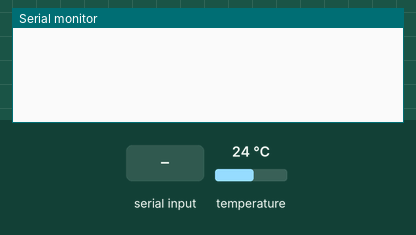
Simulated run of this sketch. Board: Arduino Uno, built with avr-gcc and run on an emulated ATmega328P. Shown: the last lines printed to the serial monitor. Inputs (shaded band) come from the test bench; at power-on: temperature 24 °C.

Above: at 1.2 s.
1.3 s: "1\n" received over Serial
At 2.5 s:
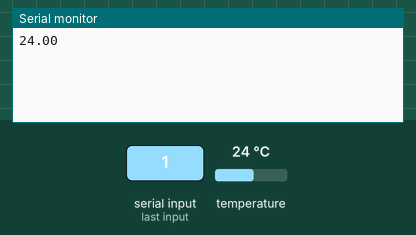
3.5 s: byte 50 ('2') received over Serial
At 4.9 s:
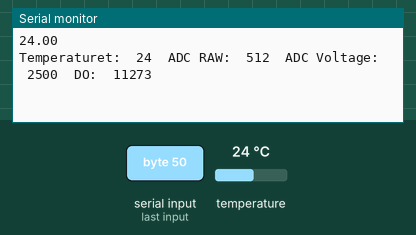
5.6 s: byte 72 (72) received over Serial
At 6.1 s:
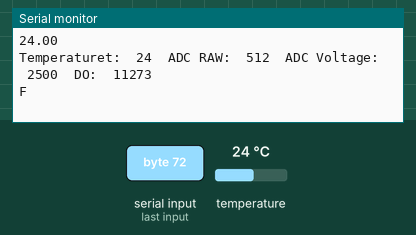
7.2 s: "3\n" received over Serial
At 8.6 s:
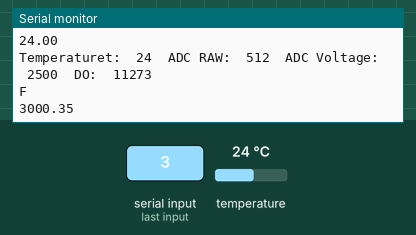

Measured:
- after the input at 1.3 s, the serial monitor: prints a new line after 0.72 s (image 1)
- after the input at 3.5 s, the serial monitor: prints a new line after 0.64 s (image 2)
- after the input at 5.6 s, the serial monitor: prints a new line after 0.15 s (image 3)
- after the input at 7.2 s, the serial monitor: prints a new line after 0.15 s (image 4)

The sketch:

Fish.ino
```cpp
#include <OneWire.h> //Temp & DO

//----------------TEMP--------------------
int TempSensorPin = 2; //DS18S20 Signal pin on digital 2
//Temperature chip i/o
OneWire ds(TempSensorPin);  // on digital pin 2
float temperature;

//-------------DO-------------------------
#define DO_PIN A0

#define VREF 5000    //VREF (mv)
#define ADC_RES 1024 //ADC Resolution

//Single-point calibration Mode=0
//Two-point calibration Mode=1
#define TWO_POINT_CALIBRATION 1

#define READ_TEMP (25) //Current water temperature ℃, Or temperature sensor function!!!!!!!!!!!!!!!!!!!!!!!!!!

//Single point calibration needs to be filled CAL1_V and CAL1_T
#define CAL1_V (1928) //mv
#define CAL1_T (25)   //℃
//Two-point calibration needs to be filled CAL2_V and CAL2_T
//CAL1 High temperature point, CAL2 Low temperature point
#define CAL2_V (1300) //mv
#define CAL2_T (15)   //℃

const uint16_t DO_Table[41] = {
    14460, 14220, 13820, 13440, 13090, 12740, 12420, 12110, 11810, 11530,
    11260, 11010, 10770, 10530, 10300, 10080, 9860, 9660, 9460, 9270,
    9080, 8900, 8730, 8570, 8410, 8250, 8110, 7960, 7820, 7690,
    7560, 7430, 7300, 7180, 7070, 6950, 6840, 6730, 6630, 6530, 6410};

uint8_t Temperaturet;
uint16_t ADC_Raw;
uint16_t ADC_Voltage;
uint16_t DO;

int16_t readDO(uint32_t voltage_mv, uint8_t temperature_c)
{
#if TWO_POINT_CALIBRATION == 0
  uint16_t V_saturation = (uint32_t)CAL1_V + (uint32_t)35 * temperature_c - (uint32_t)CAL1_T * 35;
  return (voltage_mv * DO_Table[temperature_c] / V_saturation);
#else
  uint16_t V_saturation = (int16_t)((int8_t)temperature_c - CAL2_T) * ((uint16_t)CAL1_V - CAL2_V) / ((uint8_t)CAL1_T - CAL2_T) + CAL2_V;
  return (voltage_mv * DO_Table[temperature_c] / V_saturation);
#endif
}

//----------------TURBIDITY----------------
#define TurbiditySensorPin A1
float turbidity;


void setup() {


  Serial.begin(9600);
}

void loop() {
    /**int temp;
    int turbidity;
    int dissO;*/
    int fromPI = 0;
    if(Serial.available() > 0){
      fromPI = Serial.read(); //detta ger oss vårt case.
    }
      delay(100);

  switch (fromPI) {
    case '1': //TEMP
      temperature = getTemp();
      Serial.println(temperature);

      break;

    case '2': //Dissolved oxygen
      Temperaturet = (uint8_t)getTemp();//läs temp ist
      ADC_Raw = analogRead(DO_PIN);
      ADC_Voltage = uint32_t(VREF) * ADC_Raw / ADC_RES;

      Serial.print("Temperaturet:\t" + String(Temperaturet) + "\t");
      Serial.print("ADC RAW:\t" + String(ADC_Raw) + "\t");
      Serial.print("ADC Voltage:\t" + String(ADC_Voltage) + "\t");
      Serial.println("DO:\t" + String(readDO(ADC_Voltage, Temperaturet)) + "\t");

      break;

    case '3': //TURBIDITY
      turbidity = getTurbidity();
      Serial.println(turbidity); // print out the value you read
      break;

    case 72: //H is 72
      Serial.println("F");
      break;

    default:
      break;

  }
}

float getTemp(){

    byte data[12];
    byte addr[8];

    if ( !ds.search(addr)) {
        //no more sensors on chain, reset search
        ds.reset_search();
        return -1000;
    }

    if ( OneWire::crc8( addr, 7) != addr[7]) {
        //Serial.println("CRC is not valid!");
        return -1000;
    }

    if ( addr[0] != 0x10 && addr[0] != 0x28) {
        //Serial.print("Device is not recognized");
        return -1000;
    }

    ds.reset();
    ds.select(addr);
    ds.write(0x44,1); // start conversion, with parasite power on at the end

    byte present = ds.reset();
    ds.select(addr);
    ds.write(0xBE); // Read Scratchpad

    delay(500);
    for (int i = 0; i < 9; i++) { // we need 9 bytes
      data[i] = ds.read();
    }

    ds.reset_search();

    byte MSB = data[1];
    byte LSB = data[0];

    float tempRead = ((MSB << 8) | LSB); //using two's compliment
    float TemperatureSum = tempRead / 16;

    return TemperatureSum;

}

float getTurbidity(){

    int turbiditySensorValue = analogRead(TurbiditySensorPin);// read the input on analog pin 2:
    float voltage = turbiditySensorValue * (5.0 / 1024.0); // Convert the analog reading (which goes from 0 - 1023) to a voltage (0 - 5V):
  //Here we need to convert it to NTU
    voltage = (-1)*1120.4*voltage*voltage + 5742.3*voltage - 4352.9;
    return voltage;
    }
```

DFRobot_EC10.cpp
```cpp
// (licence header left out)
#if ARDUINO >= 100
#include "Arduino.h"
#else
#include "WProgram.h"
#endif

#include "DFRobot_EC10.h"
#include <EEPROM.h>

#define EEPROM_write(address, p) {int i = 0; byte *pp = (byte*)&(p);for(; i < sizeof(p); i++) EEPROM.write(address+i, pp[i]);}
#define EEPROM_read(address, p)  {int i = 0; byte *pp = (byte*)&(p);for(; i < sizeof(p); i++) pp[i]=EEPROM.read(address+i);}

#define KVALUEADDR 0x0F    //the start address of the K value stored in the EEPROM
#define RES2 (7500.0/0.66)
#define ECREF 20.0

DFRobot_EC10::DFRobot_EC10()
{
    this->_ecvalue = 0.0;
    this->_kvalue = 1.0;
    this->_cmdReceivedBufferIndex = 0;
    this->_voltage = 0.0;
    this->_temperature = 25;
}

DFRobot_EC10::~DFRobot_EC10()
{

}

void DFRobot_EC10::begin()
{

    EEPROM_read(KVALUEADDR, this->_kvalue);  //read the calibrated K value from EEPROM
    if((EEPROM.read(KVALUEADDR)==0xFF && EEPROM.read(KVALUEADDR+1)==0xFF && EEPROM.read(KVALUEADDR+2)==0xFF && EEPROM.read(KVALUEADDR+3)==0xFF)||(this->_kvalue>100)||(this->_kvalue<0.01))
    {
      this->_kvalue = 1.0;
      EEPROM_write(KVALUEADDR, this->_kvalue);
    }
    //Serial.print("_kvalue:");
    //Serial.println(this->_kvalue);
}

float DFRobot_EC10::readEC(float voltage, float temperature)
{
    float value = 0;
    this->_ecvalueRaw = 1000*voltage/RES2/ECREF*this->_kvalue*10.0;
    value = this->_ecvalueRaw / (1.0+0.0185*(temperature-25.0));  //temperature compensation
    this->_ecvalue = value;  //store the EC value for Serial CMD calibration
    return value;
}

void DFRobot_EC10::calibration(float voltage, float temperature, char* cmd)
{
    this->_voltage = voltage;
    this->_temperature = temperature;
    strupr(cmd);
    ecCalibration(cmdParse(cmd));
}

void DFRobot_EC10::calibration(float voltage, float temperature)
{
    this->_voltage = voltage;
    this->_temperature = temperature;

    if(cmdSerialDataAvailable() > 0)
    {
        ecCalibration(cmdParse());  // if received Serial CMD from the serial monitor, enter into the calibration mode
    }
}

boolean DFRobot_EC10::cmdSerialDataAvailable()
{
    char cmdReceivedChar;
    static unsigned long cmdReceivedTimeOut = millis();
    while (Serial.available()>0)
    {
      if (millis() - cmdReceivedTimeOut > 500U)
      {
        this->_cmdReceivedBufferIndex = 0;
        memset(this->_cmdReceivedBuffer,0,(ReceivedBufferLength2));
      }
      cmdReceivedTimeOut = millis();
      cmdReceivedChar = Serial.read();
      if (cmdReceivedChar == '\n' || this->_cmdReceivedBufferIndex==ReceivedBufferLength2-1){
      this->_cmdReceivedBufferIndex = 0;
      strupr(this->_cmdReceivedBuffer);
      return true;
      }else{
        this->_cmdReceivedBuffer[this->_cmdReceivedBufferIndex] = cmdReceivedChar;
        this->_cmdReceivedBufferIndex++;
      }
    }
    return false;
}

byte DFRobot_EC10::cmdParse(const char* cmd)
{
  byte modeIndex = 0;
  if(strstr(cmd, "ENTEREC") != NULL)
      modeIndex = 1;
  else if(strstr(cmd, "EXITEC") != NULL)
      modeIndex = 3;
  else if(strstr(cmd, "CALEC") != NULL)
      modeIndex = 2;
  return modeIndex;
}

byte DFRobot_EC10::cmdParse()
{
  byte modeIndex = 0;
  if(strstr(this->_cmdReceivedBuffer, "ENTEREC") != NULL)
      modeIndex = 1;
  else if(strstr(this->_cmdReceivedBuffer, "EXITEC") != NULL)
      modeIndex = 3;
  else if(strstr(this->_cmdReceivedBuffer, "CALEC") != NULL)
      modeIndex = 2;
  return modeIndex;
}

void DFRobot_EC10::ecCalibration(byte mode)
{
    char *receivedBufferPtr;
    static boolean ecCalibrationFinish = 0;
    static boolean enterCalibrationFlag = 0;
    static float rawECsolution;
    float KValueTemp;
    switch(mode)
    {
      case 0:
      if(enterCalibrationFlag)
         Serial.println(F(">>>Command Error<<<"));
      break;

      case 1:
      enterCalibrationFlag = 1;
      ecCalibrationFinish = 0;
      Serial.println();
      Serial.println(F(">>>Enter Calibration Mode<<<"));
      Serial.println(F(">>>Please put the probe into the 12.88ms/cm buffer solution<<<"));
      Serial.println();
      break;

      case 2:
      if(enterCalibrationFlag)
      {
          if((this->_ecvalueRaw>6)&&(this->_ecvalueRaw<18))  //recognize 12.88ms/cm buffer solution
          {
            rawECsolution = 12.9*(1.0+0.0185*(this->_temperature-25.0));  //temperature compensation
          }
          else{
            Serial.print(F(">>>Buffer Solution Error<<<   "));
            ecCalibrationFinish = 0;
          }

          KValueTemp = RES2*ECREF*rawECsolution/1000.0/this->_voltage/10.0;  //calibrate the k value
          //Serial.print("Kvaluetemp");
          //Serial.println(KValueTemp);
          if((KValueTemp>0.5) && (KValueTemp<1.5))
          {
              Serial.println();
              Serial.print(F(">>>Successful,K:"));
              Serial.print(KValueTemp);
              Serial.println(F(", Send EXIT to Save and Exit<<<"));

                this->_kvalue =  KValueTemp;

              ecCalibrationFinish = 1;
          }
          else{
            Serial.println();
            Serial.println(F(">>>Failed,Try Again<<<"));
            Serial.println();
            ecCalibrationFinish = 0;
          }
      }
      break;

        case 3:
        if(enterCalibrationFlag)
        {
            Serial.println();
            if(ecCalibrationFinish)
            {
              if((this->_ecvalueRaw>6)&&(this->_ecvalueRaw<18))
              {
                 EEPROM_write(KVALUEADDR, this->_kvalue);
                 Serial.print(F(">>>Calibration Successful"));
              }


            }
            else Serial.print(F(">>>Calibration Failed"));
            Serial.println(F(",Exit Calibration Mode<<<"));
            Serial.println();
            ecCalibrationFinish = 0;
            enterCalibrationFlag = 0;
        }
        break;
    }
}
```

DFRobot_EC10.h
```cpp
// (licence header left out)
#ifndef _DFROBOT_EC10_H_
#define _DFROBOT_EC10_H_

#if ARDUINO >= 100
#include "Arduino.h"
#else
#include "WProgram.h"
#endif

#define ReceivedBufferLength2 10  //length of the Serial CMD buffer

class DFRobot_EC10
{
public:
    DFRobot_EC10();
    ~DFRobot_EC10();
    void calibration(float voltage, float temperature,char* cmd);    //calibration by Serial CMD
	void calibration(float voltage, float temperature);   //calibration by Serial CMD
    float readEC(float voltage, float temperature); // voltage to EC value, with temperature compensation
    void begin();   //initialization

private:
    float _ecvalue;
    float _ecvalueRaw;
    float _kvalue;
    float _voltage;
    float _temperature;

    char _cmdReceivedBuffer[ReceivedBufferLength2];  //store the Serial CMD
    byte _cmdReceivedBufferIndex;

private:
    boolean cmdSerialDataAvailable();
    void ecCalibration(byte mode); // calibration process, wirte key parameters to EEPROM
    byte    cmdParse(const char* cmd);
    byte    cmdParse();
};

#endif
```

GravityTDS.cpp
```cpp
// (licence header left out)
#include <EEPROM.h>
#include "GravityTDS.h"

#define EEPROM_write(address, p) {int i = 0; byte *pp = (byte*)&(p);for(; i < sizeof(p); i++) EEPROM.write(address+i, pp[i]);}
#define EEPROM_read(address, p)  {int i = 0; byte *pp = (byte*)&(p);for(; i < sizeof(p); i++) pp[i]=EEPROM.read(address+i);}

GravityTDS::GravityTDS()
{
    this->pin = A4;
    this->temperature = 25.0;
    this->aref = 5.0;
    this->adcRange = 1024.0;
    this->kValueAddress = 8;
    this->kValue = 1.0;
}

GravityTDS::~GravityTDS()
{
}

void GravityTDS::setPin(int pin)
{
	this->pin = pin;
}

void GravityTDS::setTemperature(float temp)
{
	this->temperature = temp;
}

void GravityTDS::setAref(float value)
{
	this->aref = value;
}

void GravityTDS::setAdcRange(float range)
{
      this->adcRange = range;
}

void GravityTDS::setKvalueAddress(int address)
{
      this->kValueAddress = address;
}

void GravityTDS::begin()
{
	pinMode(this->pin,INPUT);
	readKValues();
}

float GravityTDS::getKvalue()
{
	return this->kValue;
}

void GravityTDS::update()
{
	this->analogValue = analogRead(this->pin);
	this->voltage = this->analogValue/this->adcRange*this->aref;
	this->ecValue=(133.42*this->voltage*this->voltage*this->voltage - 255.86*this->voltage*this->voltage + 857.39*this->voltage)*this->kValue;
	this->ecValue25  =  this->ecValue / (1.0+0.02*(this->temperature-25.0));  //temperature compensation
  //this->ecValue25  =  this->ecValue / (1.0+0.02*(this->temperature));
	this->tdsValue = ecValue25 * TdsFactor;
	if(cmdSerialDataAvailable() > 0)
        {
            ecCalibration(cmdParse());  // if received serial cmd from the serial monitor, enter into the calibration mode
        }
}

float GravityTDS::getTdsValue()
{
	return tdsValue;
}

float GravityTDS::getEcValue()
{
      return ecValue25;
}


void GravityTDS::readKValues()
{
    EEPROM_read(this->kValueAddress, this->kValue);
    if(EEPROM.read(this->kValueAddress)==0xFF && EEPROM.read(this->kValueAddress+1)==0xFF && EEPROM.read(this->kValueAddress+2)==0xFF && EEPROM.read(this->kValueAddress+3)==0xFF)
    {
      this->kValue = 1.0;   // default value: K = 1.0
      EEPROM_write(this->kValueAddress, this->kValue);
    }
}

boolean GravityTDS::cmdSerialDataAvailable()
{
  char cmdReceivedChar;
  static unsigned long cmdReceivedTimeOut = millis();
  while (Serial.available()>0)
  {
    if (millis() - cmdReceivedTimeOut > 500U)
    {
      cmdReceivedBufferIndex = 0;
      memset(cmdReceivedBuffer,0,(ReceivedBufferLength+1));
    }
    cmdReceivedTimeOut = millis();
    cmdReceivedChar = Serial.read();
    if (cmdReceivedChar == '\n' || cmdReceivedBufferIndex==ReceivedBufferLength){
		cmdReceivedBufferIndex = 0;
		strupr(cmdReceivedBuffer);
		return true;
    }else{
      cmdReceivedBuffer[cmdReceivedBufferIndex] = cmdReceivedChar;
      cmdReceivedBufferIndex++;
    }
  }
  return false;
}

byte GravityTDS::cmdParse()
{
  byte modeIndex = 0;
  if(strstr(cmdReceivedBuffer, "ENTER") != NULL)
      modeIndex = 1;
  else if(strstr(cmdReceivedBuffer, "EXIT") != NULL)
      modeIndex = 3;
  else if(strstr(cmdReceivedBuffer, "CAL:") != NULL)
      modeIndex = 2;
  return modeIndex;
}

void GravityTDS::ecCalibration(byte mode)
{
    char *cmdReceivedBufferPtr;
    static boolean ecCalibrationFinish = 0;
    static boolean enterCalibrationFlag = 0;
    float KValueTemp,rawECsolution;
    switch(mode)
    {
      case 0:
      if(enterCalibrationFlag)
         Serial.println(F("Command Error"));
      break;

      case 1:
      enterCalibrationFlag = 1;
      ecCalibrationFinish = 0;
      Serial.println();
      Serial.println(F(">>>Enter Calibration Mode<<<"));
      Serial.println(F(">>>Please put the probe into the standard buffer solution<<<"));
      Serial.println();
      break;

      case 2:
      cmdReceivedBufferPtr=strstr(cmdReceivedBuffer, "CAL:");
      cmdReceivedBufferPtr+=strlen("CAL:");
      rawECsolution = strtod(cmdReceivedBufferPtr,NULL)/(float)(TdsFactor);
      rawECsolution = rawECsolution*(1.0+0.02*(temperature-25.0));
      if(enterCalibrationFlag)
      {
         // Serial.print("rawECsolution:");
         // Serial.print(rawECsolution);
         // Serial.print("  ecvalue:");
         // Serial.println(ecValue);
          KValueTemp = rawECsolution/(133.42*voltage*voltage*voltage - 255.86*voltage*voltage + 857.39*voltage);  //calibrate in the  buffer solution, such as 707ppm(1413us/cm)@25^c
          if((rawECsolution>0) && (rawECsolution<2000) && (KValueTemp>0.25) && (KValueTemp<4.0))
          {
              Serial.println();
              Serial.print(F(">>>Confrim Successful,K:"));
              Serial.print(KValueTemp);
              Serial.println(F(", Send EXIT to Save and Exit<<<"));
              kValue =  KValueTemp;
              ecCalibrationFinish = 1;
          }
          else{
            Serial.println();
            Serial.println(F(">>>Confirm Failed,Try Again<<<"));
            Serial.println();
            ecCalibrationFinish = 0;
          }
      }
      break;

        case 3:
        if(enterCalibrationFlag)
        {
            Serial.println();
            if(ecCalibrationFinish)
            {
               EEPROM_write(kValueAddress, kValue);
               Serial.print(F(">>>Calibration Successful,K Value Saved"));
            }
            else Serial.print(F(">>>Calibration Failed"));
            Serial.println(F(",Exit Calibration Mode<<<"));
            Serial.println();
            ecCalibrationFinish = 0;
            enterCalibrationFlag = 0;
        }
        break;
    }
}
```

GravityTDS.h
```cpp
// (licence header left out)
#ifndef GRAVITY_TDS_H
#define GRAVITY_TDS_H

#include "Arduino.h"

#define ReceivedBufferLength 15
#define TdsFactor 0.5  // tds = ec / 2

class GravityTDS
{
public:
    GravityTDS();
    ~GravityTDS();

    void begin();  //initialization
    void update(); //read and calculate
    void setPin(int pin);
    void setTemperature(float temp);  //set the temperature and execute temperature compensation
    void setAref(float value);  //reference voltage on ADC, default 5.0V on Arduino UNO
    void setAdcRange(float range);  //1024 for 10bit ADC;4096 for 12bit ADC
    void setKvalueAddress(int address); //set the EEPROM address to store the k value,default address:0x08
    float getKvalue();
    float getTdsValue();
    float getEcValue();

private:
    int pin;
    float aref;  // default 5.0V on Arduino UNO
    float adcRange;
    float temperature;
    int kValueAddress;     //the address of the K value stored in the EEPROM
    char cmdReceivedBuffer[ReceivedBufferLength+1];   // store the serial cmd from the serial monitor
    byte cmdReceivedBufferIndex;

    float kValue;      // k value of the probe,you can calibrate in buffer solution ,such as 706.5ppm(1413us/cm)@25^C
    float analogValue;
    float voltage;
    float ecValue; //before temperature compensation
    float ecValue25; //after temperature compensation
    float tdsValue;

    void readKValues();
    boolean cmdSerialDataAvailable();
    byte cmdParse();
    void ecCalibration(byte mode);
};

#endif
```
